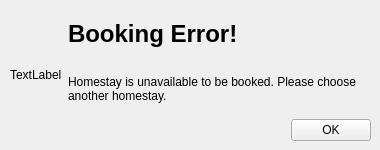
<?xml version="1.0" encoding="UTF-8"?>
<ui version="4.0">
 <class>PopupHomestayUnavailable</class>
 <widget class="QWidget" name="PopupHomestayUnavailable">
  <property name="geometry">
   <rect>
    <x>0</x>
    <y>0</y>
    <width>380</width>
    <height>150</height>
   </rect>
  </property>
  <property name="windowTitle">
   <string>Form</string>
  </property>
  <widget class="QWidget" name="horizontalLayoutWidget">
   <property name="geometry">
    <rect>
     <x>10</x>
     <y>10</y>
     <width>361</width>
     <height>131</height>
    </rect>
   </property>
   <layout class="QHBoxLayout" name="horizontalLayout">
    <item>
     <widget class="QLabel" name="picLbl">
      <property name="sizePolicy">
       <sizepolicy hsizetype="Maximum" vsizetype="Maximum">
        <horstretch>0</horstretch>
        <verstretch>0</verstretch>
       </sizepolicy>
      </property>
      <property name="maximumSize">
       <size>
        <width>70</width>
        <height>70</height>
       </size>
      </property>
      <property name="text">
       <string>TextLabel</string>
      </property>
      <property name="scaledContents">
       <bool>true</bool>
      </property>
     </widget>
    </item>
    <item>
     <layout class="QVBoxLayout" name="verticalLayout">
      <item>
       <widget class="QLabel" name="label_2">
        <property name="text">
         <string>&lt;html&gt;&lt;head/&gt;&lt;body&gt;&lt;p&gt;&lt;span style=&quot; font-size:18pt; font-weight:600;&quot;&gt;Booking Error!&lt;/span&gt;&lt;/p&gt;&lt;/body&gt;&lt;/html&gt;</string>
        </property>
       </widget>
      </item>
      <item>
       <widget class="QLabel" name="label">
        <property name="text">
         <string>Homestay is unavailable to be booked. Please choose another homestay.</string>
        </property>
        <property name="wordWrap">
         <bool>true</bool>
        </property>
       </widget>
      </item>
      <item>
       <layout class="QHBoxLayout" name="horizontalLayout_2">
        <item>
         <spacer name="horizontalSpacer">
          <property name="orientation">
           <enum>Qt::Horizontal</enum>
          </property>
          <property name="sizeHint" stdset="0">
           <size>
            <width>40</width>
            <height>20</height>
           </size>
          </property>
         </spacer>
        </item>
        <item>
         <widget class="QPushButton" name="buttonOK">
          <property name="text">
           <string>OK</string>
          </property>
         </widget>
        </item>
       </layout>
      </item>
     </layout>
    </item>
   </layout>
  </widget>
 </widget>
 <resources/>
 <connections/>
</ui>
